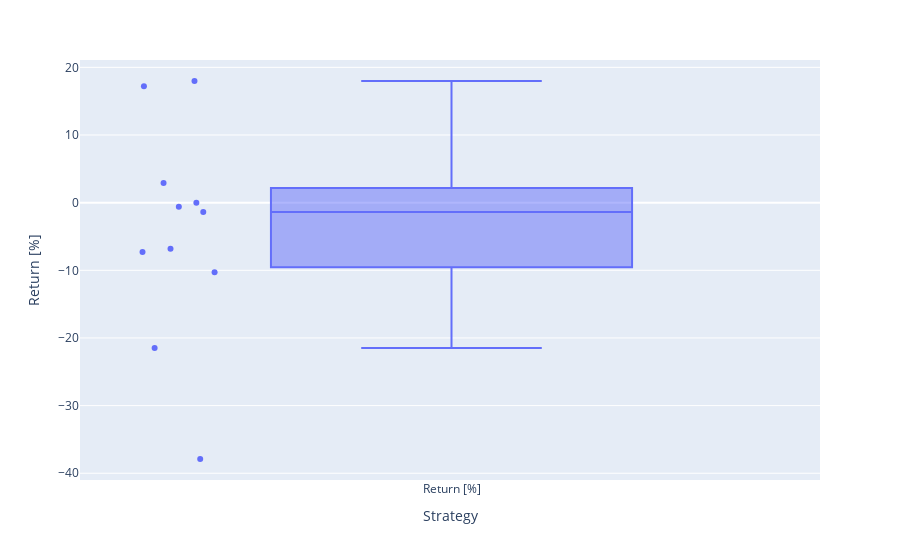

Notebook source saved alongside this figure:
### Code cell
#取引ない月込み
fig = px.box(df["Return [%]"], points = "all")
fig.update_layout(
    xaxis_title = "Strategy",
    yaxis_title = "Return [%]"
)
fig.show()

### Figure 1 — Plotly figure (JSON) as saved in the notebook; plotly's stock layout.template omitted (floating-point values rounded to 4 significant figures)
{"data": [{"alignmentgroup": "True", "boxpoints": "all", "hovertemplate": "variable=%{x}<br>value=%{y}<extra></extra>", "legendgroup": "", "marker": {"color": "#636efa"}, "name": "", "notched": false, "offsetgroup": "", "orientation": "v", "showlegend": false, "type": "box", "x": ["Return [%]", "Return [%]", "Return [%]", "Return [%]", "Return [%]", "Return [%]", "Return [%]", "Return [%]", "Return [%]", "Return [%]", "Return [%]"], "x0": " ", "xaxis": "x", "y": [0, -0.6237, -7.293, -6.814, 2.905, -21.49, -1.395, -37.89, 17.19, -10.29, 17.98], "y0": " ", "yaxis": "y"}], "layout": {"boxmode": "group", "legend": {"tracegroupgap": 0}, "margin": {"t": 60}, "xaxis": {"anchor": "y", "domain": [0, 1], "title": {"text": "Strategy"}}, "yaxis": {"anchor": "x", "domain": [0, 1], "title": {"text": "Return [%]"}}}}
